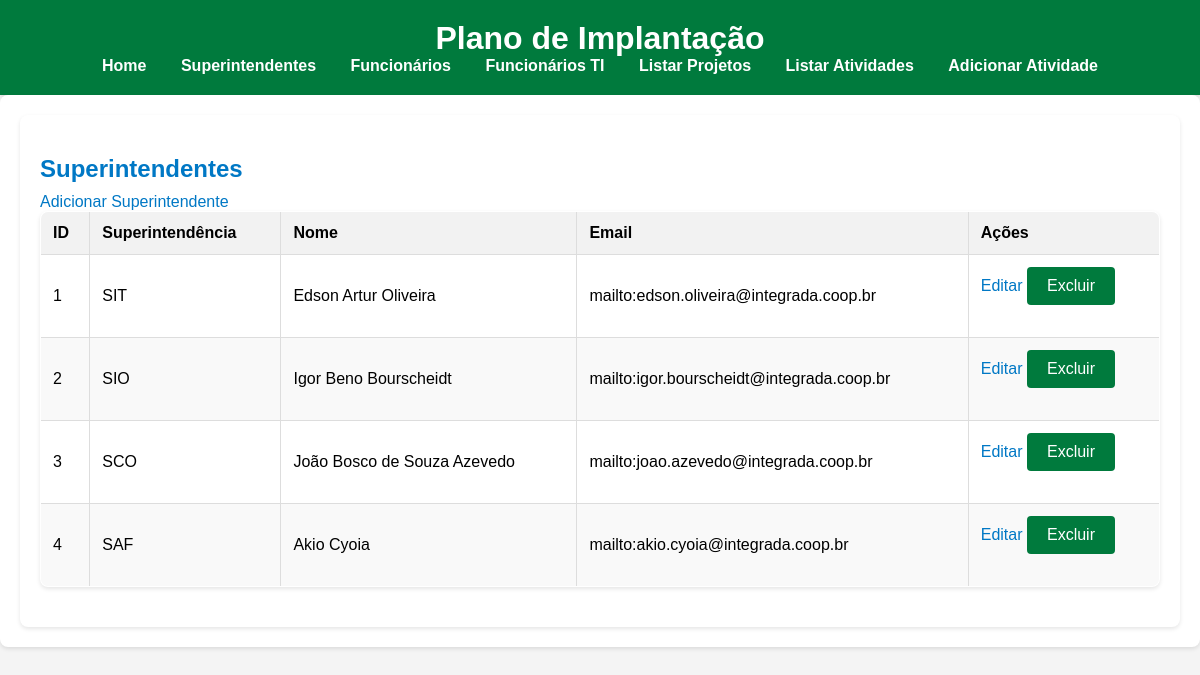
The app's page /superintendentes/list, older data.
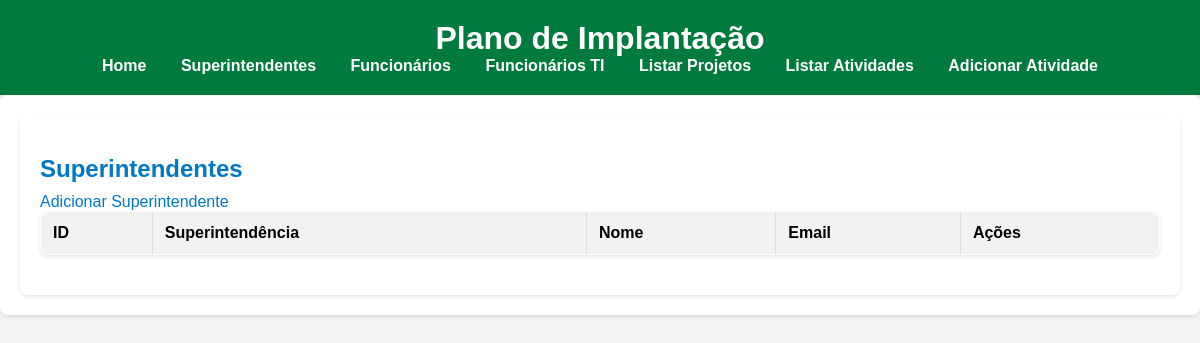
The same page, newer data.
### PI/models.py (models this page shows, shortened)
class Superintendente(db.Model):
    __tablename__ = 'superintendentes'
    ID = db.Column(db.Integer, primary_key=True)
    Superintendencia = db.Column(db.String(100), nullable=False)
    NomeSuperintendente = db.Column(db.String(100), nullable=False)
    EmailSuperintendente = db.Column(db.String(100), nullable=False)

### PI/superintendentes_routes.py (the view)
@superintendentes_bp.route('/list')
def list_superintendentes():
    superintendentes = Superintendente.query.all()
    return render_template('superintendentes.html', superintendentes=superintendentes)

### PI/templates/superintendentes.html
{% extends "base.html" %} {% block content %}
<section class="container">
  <h2>Superintendentes</h2>
  <a
    href="{{ url_for('superintendentes_bp.manage_superintendente') }}"
    class="btn btn-primary"
    >Adicionar Superintendente</a
  >
  <table>
    <thead>
      <tr>
        <th>ID</th>
        <th>Superintendência</th>
        <th>Nome</th>
        <th>Email</th>
        <th>Ações</th>
      </tr>
    </thead>
    <tbody>
      {% for superintendente in superintendentes %}
      <tr>
        <td>{{ superintendente.ID }}</td>
        <td>{{ superintendente.Superintendencia }}</td>
        <td>{{ superintendente.NomeSuperintendente }}</td>
        <td>{{ superintendente.EmailSuperintendente }}</td>
        <td>
          <a
            href="{{ url_for('superintendentes_bp.manage_superintendente', id=superintendente.ID) }}"
            class="btn btn-warning"
            >Editar</a
          >
          <form
            action="{{ url_for('superintendentes_bp.delete_superintendente', id=superintendente.ID) }}"
            method="post"
            style="display: inline-block"
          >
            <button type="submit" class="btn btn-danger">Excluir</button>
          </form>
        </td>
      </tr>
      {% endfor %}
    </tbody>
  </table>
</section>
{% endblock %}

### PI/templates/base.html (shortened to what this page needs)
<!DOCTYPE html>
<html lang="en">
  <head>
    <link
      rel="stylesheet"
      href="{{ url_for('static', filename='css/style.css') }}"
    />
  </head>
  <body>
    <header>
      <h1>Plano de Implantação</h1>
      <nav>
        <ul>
          <li><a href="{{ url_for('index') }}">Home</a></li>
          <li>
            <a href="{{ url_for('superintendentes_bp.list_superintendentes') }}"
              >Superintendentes</a
            >
          </li>
          <li>
            <a href="{{ url_for('funcionarios_bp.list_funcionarios') }}"
              >Funcionários</a
            >
          </li>
          <li>
            <a href="{{ url_for('funcionarios_TI_bp.list_funcionarios_TI') }}"
              >Funcionários TI</a
            >
          </li>
          <li>
            <a href="{{ url_for('project_bp.list_projects') }}"
              >Listar Projetos</a
            >
          </li>
          <li>
            <a href="{{ url_for('activity_bp.listar_atividades') }}"
              >Listar Atividades</a
            >
          </li>
          <li>
            <a href="{{ url_for('activity_bp.add_activity') }}"
              >Adicionar Atividade</a
            >
          </li>
        </ul>
      </nav>
    </header>
    <main>{% block content %}{% endblock %}</main>
  </body>
</html>

### PI/static/CSS/style.css (style rules this page uses)
body { font-family: Arial, sans-serif; margin: 0; padding: 0; background-color: #f4f4f4; }
header { background-color: #007a3d; color: #ffffff; padding: 20px 0; text-align: center; box-shadow: 0 2px 4px rgba(0, 0, 0, 0.1); }
header h1 { margin: 0; }
nav ul { list-style: none; padding: 0; margin: 0; text-align: center; }
nav ul li { display: inline; margin: 0 15px; }
nav ul li a { color: #ffffff; text-decoration: none; font-weight: bold; }
main { padding: 20px; max-width: 1200px; margin: 0 auto; background-color: #ffffff; box-shadow: 0 2px 4px rgba(0, 0, 0, 0.1); border-radius: 8px; }
h2, h3, h4, h5 { color: #0078c5; margin-top: 20px; margin-bottom: 10px; }
table { width: 100%; border-collapse: collapse; margin-bottom: 20px; box-shadow: 0 2px 4px rgba(0, 0, 0, 0.1); border-radius: 8px; overflow: hidden; }
table, th, td { border: 1px solid #ddd; }
th, td { padding: 12px; text-align: left; }
th { background-color: #f2f2f2; font-weight: bold; }
.container { padding: 20px; max-width: 1200px; margin: 0 auto; background-color: #ffffff; box-shadow: 0 2px 4px rgba(0, 0, 0, 0.1); border-radius: 8px; }
a { color: #0078c5; text-decoration: none; }

Row changes from the older to the newer data that the page shows:
removed Superintendente: ID "1", Superintendencia "SIT", NomeSuperintendente "Edson Artur Oliveira", EmailSuperintendente "mailto:edson.oliveira@integrada.coop.br"
removed Superintendente: ID "2", Superintendencia "SIO", NomeSuperintendente "Igor Beno Bourscheidt", EmailSuperintendente "mailto:igor.bourscheidt@integrada.coop.br"
removed Superintendente: ID "3", Superintendencia "SCO", NomeSuperintendente "João Bosco de Souza Azevedo", EmailSuperintendente "mailto:joao.azevedo@integrada.coop.br"
removed Superintendente: ID "4", Superintendencia "SAF", NomeSuperintendente "Akio Cyoia", EmailSuperintendente "mailto:akio.cyoia@integrada.coop.br"
